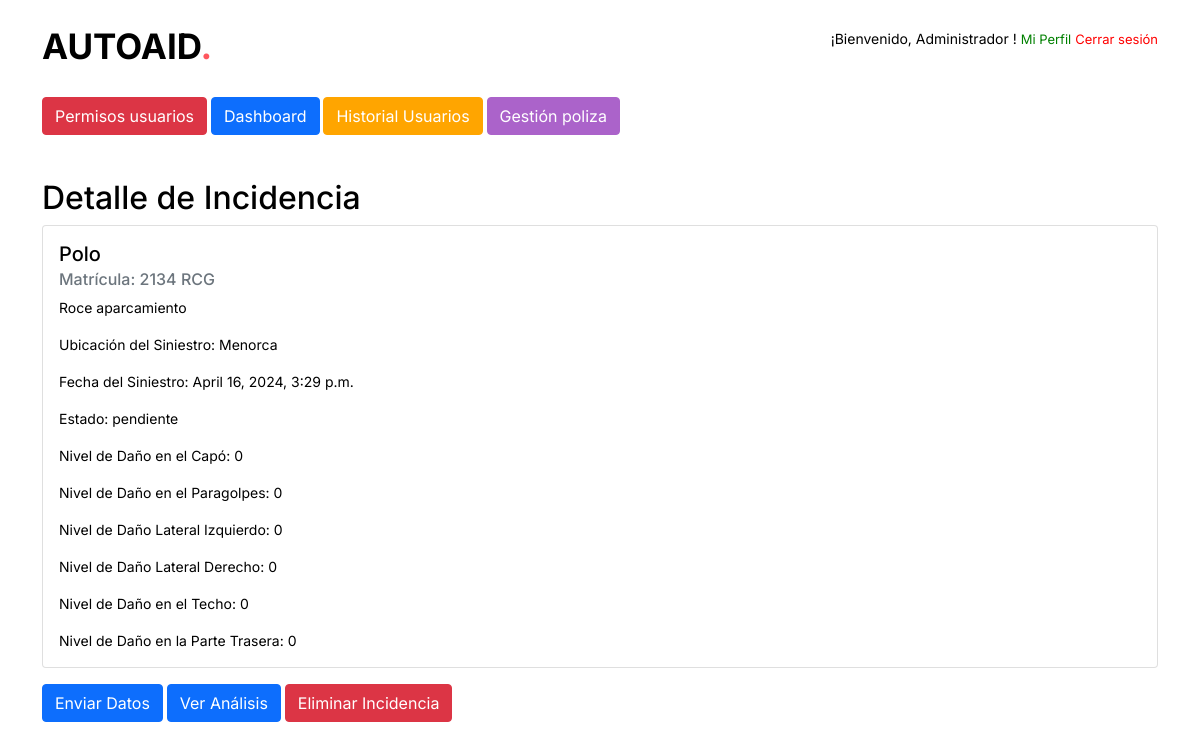
/incidencia/5/ (signed in), run on the app's committed database.
### auth_app/models.py (models this page shows)
class CustomUser(AbstractUser):
    ROLE_CHOICES = (
        ('usuario', 'Usuario'),
        ('admin', 'Admin'),
        ('user', 'User'),  # Añadido
        ('worker', 'Worker'),  # Añadido
    )
    nombre = models.CharField(max_length=100)
    apellidos = models.CharField(max_length=100)
    email = models.EmailField(unique=True)
    username = models.CharField(unique=False, max_length=14)
    rol = models.CharField(max_length=10, choices=ROLE_CHOICES)
    USERNAME_FIELD = 'email'  # Utiliza el email como identificador principal
    REQUIRED_FIELDS = ['username', 'nombre', 'apellidos']  # Campos requeridos además del email y password

### vehicle_visualization/models.py (models this page shows)
class Incidencia(models.Model):
    usuario = models.ForeignKey(settings.AUTH_USER_MODEL, on_delete=models.CASCADE)
    email = models.CharField(max_length=30, verbose_name='email', null=True)
    descripcion = models.TextField()
    nivel_dano_capo = models.IntegerField(choices=[(i, i) for i in range(0, 5)])
    imagen_capo = models.ImageField(upload_to='imagenes_incidencias/capo/', blank=True, null=True)
    nivel_dano_paragolpes = models.IntegerField(choices=[(i, i) for i in range(0, 5)])
    imagen_paragolpes = models.ImageField(upload_to='imagenes_incidencias/paragolpes/', blank=True, null=True)
    nivel_dano_lateral_izq = models.IntegerField(choices=[(i, i) for i in range(0, 5)])
    imagen_lateral_izq = models.ImageField(upload_to='imagenes_incidencias/lateral_izq/', blank=True, null=True)
    nivel_dano_lateral_der = models.IntegerField(choices=[(i, i) for i in range(0, 5)])
    imagen_lateral_der = models.ImageField(upload_to='imagenes_incidencias/lateral_der/', blank=True, null=True)
    nivel_dano_techo = models.IntegerField(choices=[(i, i) for i in range(0, 5)])
    imagen_techo = models.ImageField(upload_to='imagenes_incidencias/techo/', blank=True, null=True)
    nivel_dano_atras = models.IntegerField(choices=[(i, i) for i in range(0, 5)])
    imagen_atras = models.ImageField(upload_to='imagenes_incidencias/atras/', blank=True, null=True)
    fecha_hora_siniestro = models.DateTimeField(verbose_name='Fecha y hora del siniestro', null=True)
    ubicacion_siniestro = models.CharField(max_length=255, verbose_name='Ubicación del siniestro', null=True)
    tipo_aparcamiento = models.CharField(
        max_length=2,
        choices=TIPO_APARCAMIENTO_CHOICES,
        verbose_name='Tipo de Aparcamiento',
        default="no"
    )
    matricula = models.CharField(max_length=20, verbose_name='Matrícula', null=True)
    marca_modelo = models.CharField(max_length=50, verbose_name='Marca y Modelo', null=True)
    nombre_asegurado = models.CharField(max_length=100, verbose_name='Nombre y Apellidos del asegurado', null=True)
    telefono_movil = models.CharField(max_length=20, verbose_name='Teléfono móvil', null=True)
    vehiculos_propiedades_involucrados = models.TextField(verbose_name='Vehículos o propiedades involucrados', null=True, blank=True)
    testigo = models.CharField(max_length=100, verbose_name='Testigo', null=True, blank=True)
    contacto_testigo = models.CharField(max_length=100, verbose_name='Contacto del testigo', null=True, blank=True)
    llamada_policia = models.CharField(
        max_length=2,
        choices=TIPO_APARCAMIENTO_CHOICES,
        verbose_name='¿Se llamó a la policía?',
        default="no"
    )
    numero_incidencia_policial = models.CharField(max_length=50, verbose_name='Número de incidencia policial', null=True, blank=True)
    estado = models.CharField(
        max_length=20,
        choices=ESTADO_CHOICES,
        default='pendiente',
        verbose_name='Estado'
    )

### vehicle_visualization/views.py (the view)
# urls.py: path('incidencia/<int:pk>/', views.detalle_incidencia, name='detalle_incidencia'),
@user_passes_test(lambda u: u.rol == 'worker' or u.is_superuser)
def detalle_incidencia(request, pk):
    incidencia = get_object_or_404(Incidencia, pk=pk)
    usuario = incidencia.usuario
    historial_incidencias_count = HistorialIncidencia.objects.filter(usuario=usuario).count()
    historial_fraudes_count = HistorialFraudes.objects.filter(usuario=usuario).count()
    poliza = Poliza.objects.get(usuario=usuario)
    context = {
        'incidencia': incidencia,
        'historial_incidencias_count': historial_incidencias_count,
        'historial_fraudes_count': historial_fraudes_count,
        'poliza': poliza
    }
    return render(request, 'vehicle_visualization/detalle_incidencia.html', context)

### vehicle_visualization/templates/vehicle_visualization/detalle_incidencia.html (shortened to what this page needs)
<head>
      <link href="https://cdn.jsdelivr.net/npm/remixicon@2.5.0/fonts/remixicon.css" rel="stylesheet">
      <link href="https://cdn.jsdelivr.net/npm/bootstrap@5.0.2/dist/css/bootstrap.min.css" rel="stylesheet">
      <link href="https://unpkg.com/aos@2.3.1/dist/aos.css" rel="stylesheet">
      <link rel="stylesheet" type="text/css" href="https://cdn.jsdelivr.net/npm/slick-carousel@1.8.1/slick/slick.css"/>
      {% load static %}
      <link rel="stylesheet" href="{% static 'css/main.css' %}">
  </head>
  <body>
    <header class="ds-header ds-header-home">
        <div class="container">
            <div class="ds-header-inner">
              <a href="/home" class="ds-logo">autoAID<span>.</span></a>
              <div style="align-items:center;">
              <p>
              ¡Bienvenido, {{ user.nombre }} ! <a href="{% url 'edit_profile' %}" style="color: green; font-size: small;">Mi Perfil</a>
              <a href="{% url 'logout' %}" style="color: red; font-size: small;">Cerrar sesión</a></p>
              </div>
            </div>
        </div>
      <div class="container mt-4">
          {% if user.is_superuser %}
          <a href="{% url 'manage_users' %}" class="btn btn-danger">Permisos usuarios</a>
          <a href="{% url 'vehicle_visualization:dashboard_incidencias' %}" class="btn btn-primary">Dashboard</a>
          <a href="{% url 'historial_usuario' %}" class="btn btn-primary" style="background-color: orange; border-color: orange;">Historial Usuarios</a>
          <a href="{% url 'gestion_poliza' %}" class="btn btn-primary" style="background-color: #ab63ca; border-color: #ab63ca;">Gestión poliza</a>
          {% endif %}
  </div>
</header>
{% block content %}
<div class="container mt-4">
    <h2>Detalle de Incidencia</h2>
    <div class="card">
        <div class="card-body">
            <h5 class="card-title">{{ incidencia.marca_modelo }}</h5>
            <h6 class="card-subtitle mb-2 text-muted">Matrícula: {{ incidencia.matricula }}</h6>
            <p class="card-text">{{ incidencia.descripcion }}</p>
            <p class="card-text">Ubicación del Siniestro: {{ incidencia.ubicacion_siniestro }}</p>
            <p class="card-text">Fecha del Siniestro: {{ incidencia.fecha_hora_siniestro }}</p>
            <p class="card-text">Estado: {{ incidencia.estado }}</p>
            <p class="card-text">Nivel de Daño en el Capó: {{ incidencia.nivel_dano_capo }}</p>
            <p class="card-text">Nivel de Daño en el Paragolpes: {{ incidencia.nivel_dano_paragolpes }}</p>
            <p class="card-text">Nivel de Daño Lateral Izquierdo: {{ incidencia.nivel_dano_lateral_izq }}</p>
            <p class="card-text">Nivel de Daño Lateral Derecho: {{ incidencia.nivel_dano_lateral_der }}</p>
            <p class="card-text">Nivel de Daño en el Techo: {{ incidencia.nivel_dano_techo }}</p>
            <p class="card-text">Nivel de Daño en la Parte Trasera: {{ incidencia.nivel_dano_atras }}</p>
        </div>
    </div>
    <button id="enviarDrools" class="btn btn-primary mt-3">Enviar Datos</button>
    <a href="{% url 'vehicle_visualization:ver_analisis_drools' incidencia.id %}" class="btn btn-primary mt-3">Ver Análisis</a>
    <button id="eliminarIncidencia" class="btn btn-danger mt-3">Eliminar Incidencia</button>
</div>
{% endblock %}
</body>

### autoaid/static/css/main.css (style rules this page uses)
body { font-family: 'Inter', sans-serif;overflow-x: hidden; background-color:#FFF; font-weight:400;font-style: normal; color:#000; font-size:14px }
a,a:hover,a:focus,i,input,button,input:focus,.transition { text-decoration: none;outline: none;transition-delay: 0s;transition-duration: 0.4s;transition-property: all;transition-timing-function: ease;box-shadow: none; }
a { color: #000 }
h1,h2,h3,h4,h5,h6 { font-family: 'Inter', sans-serif; }
.ds-header { position: fixed; width: 100%; top: 0; left: 0; padding-top: 20px; padding-bottom: 20px; z-index: 10;transition-delay: 0s;transition-duration: 0.7s;transition-property: all;transition-timing-function: ease; }
.ds-header.ds-header-home { position: static; }
.ds-logo { display: inline-block; text-transform: uppercase; font-size: 35px; font-weight: 700; color: #000; position: relative;z-index: 2; }
.ds-logo span { color:#FF575E; }
.ds-header-inner { display: flex; justify-content: space-between; align-items: center; position: relative; z-index: 1; }

### data on the page
Incidencia: marca_modelo "Polo", matricula "2134 RCG", descripcion "Roce aparcamiento", ubicacion_siniestro "Menorca", fecha_hora_siniestro "April 16, 2024, 3:29 p.m.", estado "pendiente", nivel_dano_capo "0", nivel_dano_paragolpes "0", nivel_dano_lateral_izq "0", nivel_dano_lateral_der "0", nivel_dano_techo "0", nivel_dano_atras "0"

### other printed values
{{ user.nombre }} "Administrador"
